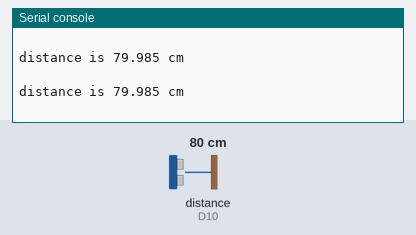
The program below on a simulated CircuitPython board. Shown: the last lines printed to the serial console. The inputs (shaded band) are chosen by the test bench; at power-on: distance to the obstacle (sensor on D10) 80 cm. The echo pulse lasts 58.3 µs per cm.

Above: at 1.2 s.
1.3 s: distance to the obstacle (sensor on D10) set to 2 cm
At 1.9 s:
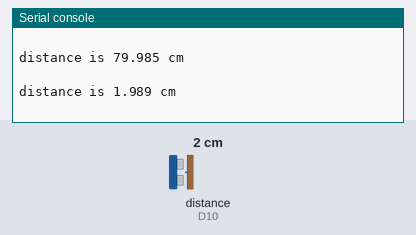
2.8 s: distance to the obstacle (sensor on D10) set to 4 cm
At 3.4 s:
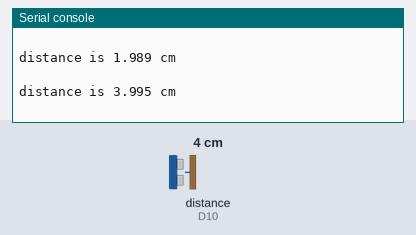
Timing chart, 0 to 5.8 s (numbered marks = the images above; inputs shaded):
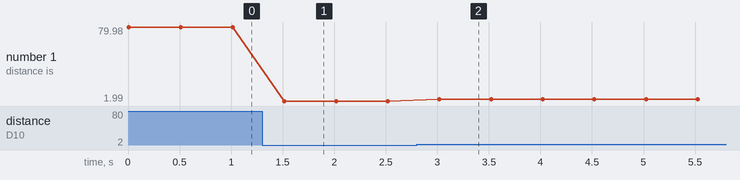

The program:

code.py
```python
import time
import board
import adafruit_hcsr04

sonar = adafruit_hcsr04.HCSR04(trigger_pin=board.D9, echo_pin=board.D10)

while True:
    try:
        print("distance is {} cm \n".format(sonar.distance))
    except RuntimeError:
        print("Retrying!")
    time.sleep(0.5)
```

Measured:
- after the input at 1.3 s, the serial console: prints a new line after 0.22 s (image 1)
- after the input at 2.8 s, the serial console: prints a new line after 0.22 s (image 2)
- plotted number 1: 79.98 → 1.99 after the input at 1.3 s, 1.99 → 4 after the input at 2.8 s
